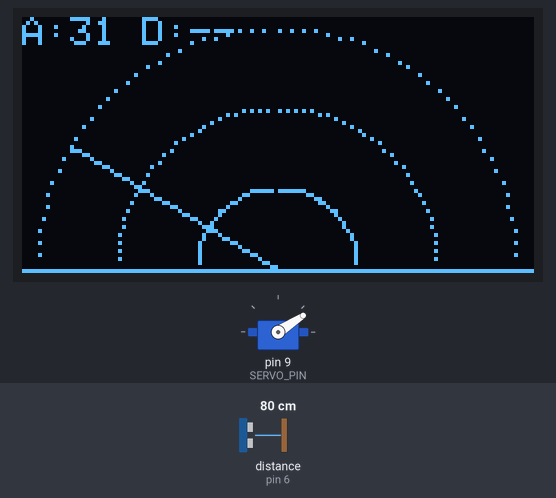
A sketch run on a simulated Arduino Uno, built with avr-gcc and run on an emulated ATmega328P. Parts: servo, 128×64 one-colour display. Wiring (inferred from the names in the program): ultrasonic range finder: trigger pin 7; echo pin 6. The test bench sets the inputs (shaded band); at power-on: distance to the obstacle (sensor on pin 6) 80 cm. The echo pulse lasts 58.3 µs per cm.

Above: at 1.2 s.
1.3 s: distance to the obstacle (sensor on pin 6) set to 2 cm
At 1.45 s:
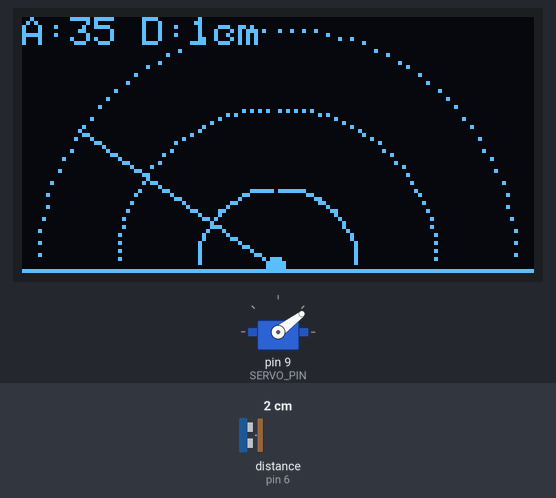
3.2 s: distance to the obstacle (sensor on pin 6) set to 60 cm
At 3.45 s:
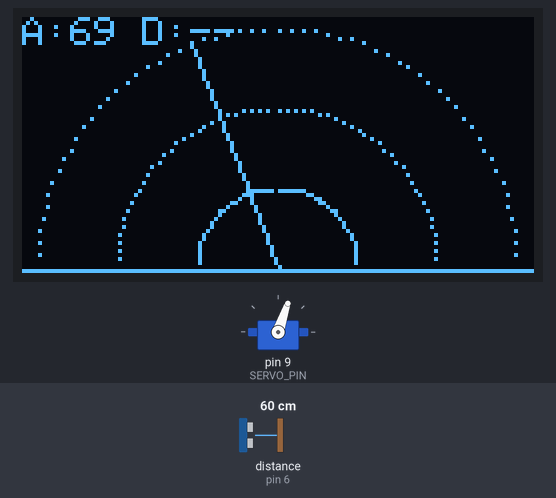
5.2 s: distance to the obstacle (sensor on pin 6) set to 4 cm
At 5.5 s:
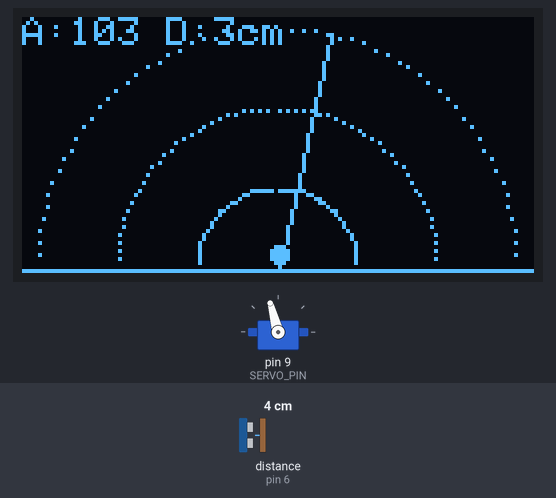
7.0 s: distance to the obstacle (sensor on pin 6) set to 120 cm
At 7.17 s:
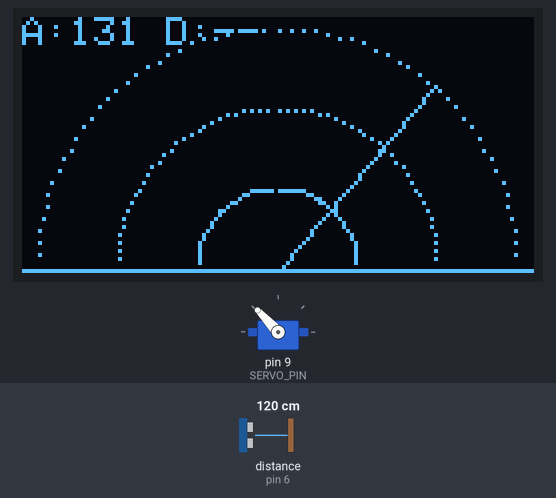
8.9 s: distance to the obstacle (sensor on pin 6) set to 9 cm
At 9.15 s:
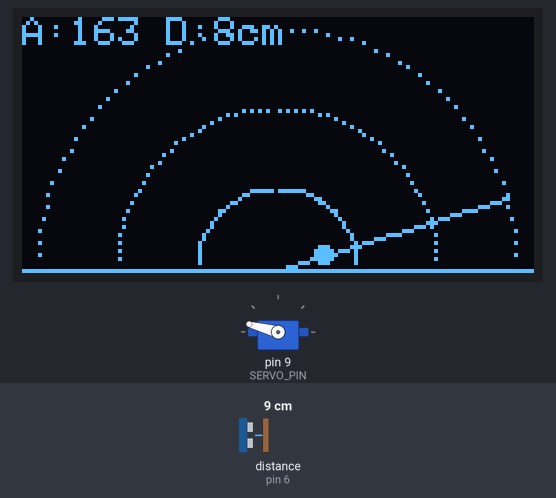
Timing chart, 0 to 14.9 s (numbered marks = the images above; inputs shaded):
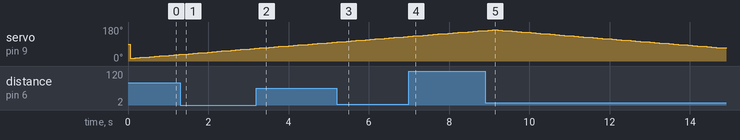

The sketch:

sketch.ino
```cpp
#include <Servo.h>
#include <Wire.h>
#include <Adafruit_GFX.h>
#include <Adafruit_SSD1306.h>

#define SCREEN_WIDTH 128
#define SCREEN_HEIGHT 64
#define OLED_RESET -1
Adafruit_SSD1306 display(SCREEN_WIDTH, SCREEN_HEIGHT, &Wire, OLED_RESET);

#define TRIG_PIN 7
#define ECHO_PIN 6
#define SERVO_PIN 9

Servo radarServo;

const int centerX = 64;
const int centerY = 63;     // baseline sits at the bottom row
const int maxRadius = 60;
const int maxDistanceCM = 40; // furthest distance we plot on the radar

int angle = 15;
int direction = 1;

long readDistanceCM() {
  digitalWrite(TRIG_PIN, LOW);
  delayMicroseconds(2);
  digitalWrite(TRIG_PIN, HIGH);
  delayMicroseconds(10);
  digitalWrite(TRIG_PIN, LOW);

  long duration = pulseIn(ECHO_PIN, HIGH, 30000); // 30ms timeout
  if (duration == 0) return maxDistanceCM + 10;   // nothing in range

  long distance = duration * 0.0343 / 2; // cm
  return distance;
}

void drawRadarBackground() {
  display.clearDisplay();

  // range rings (half circles)
  for (int r = 20; r <= maxRadius; r += 20) {
    for (int a = 0; a <= 180; a += 3) {
      float rad = a * PI / 180.0;
      int x = centerX - r * cos(rad);
      int y = centerY - r * sin(rad);
      if (x >= 0 && x < SCREEN_WIDTH && y >= 0 && y < SCREEN_HEIGHT) {
        display.drawPixel(x, y, SSD1306_WHITE);
      }
    }
  }

  // baseline
  display.drawLine(0, centerY, SCREEN_WIDTH - 1, centerY, SSD1306_WHITE);
}

void setup() {
  pinMode(TRIG_PIN, OUTPUT);
  pinMode(ECHO_PIN, INPUT);
  radarServo.attach(SERVO_PIN);

  display.begin(SSD1306_SWITCHCAPVCC, 0x3C);
  display.clearDisplay();
  display.display();
}

void loop() {
  radarServo.write(angle);
  delay(30); // give the servo time to move before pinging

  long distance = readDistanceCM();

  drawRadarBackground();

  // sweep line at current angle
  float rad = angle * PI / 180.0;
  int lineX = centerX - maxRadius * cos(rad);
  int lineY = centerY - maxRadius * sin(rad);
  display.drawLine(centerX, centerY, lineX, lineY, SSD1306_WHITE);

  // plot detected object as a dot along the sweep line
  if (distance > 0 && distance <= maxDistanceCM) {
    int objR = map(distance, 0, maxDistanceCM, 0, maxRadius);
    int objX = centerX - objR * cos(rad);
    int objY = centerY - objR * sin(rad);
    display.fillCircle(objX, objY, 2, SSD1306_WHITE);
  }

  // text readout
  display.setTextSize(1);
  display.setTextColor(SSD1306_WHITE);
  display.setCursor(0, 0);
  display.print("A:");
  display.print(angle);
  display.print(" D:");
  if (distance <= maxDistanceCM) {
    display.print(distance);
    display.print("cm");
  } else {
    display.print("--");
  }

  display.display();

  // advance sweep
  angle += direction * 2;
  if (angle >= 165) { angle = 165; direction = -1; }
  if (angle <= 15)  { angle = 15;  direction = 1; }
}
```

Measured:
- after the input at 1.3 s, the display: changes after 0.09 s (image 1)
- after the input at 3.2 s, the display: first differs from a run without the input after 0.20 s (image 2)
- after the input at 5.2 s, the display: first differs from a run without the input after 0.13 s (image 3 shows a later state)
- after the input at 7.0 s, the display: changes after 0.11 s (image 4)
- after the input at 8.9 s, the display: first differs from a run without the input after 0.19 s (image 5)
- by itself, servo on pin 9 (SERVO_PIN): rises from 161° to 165° in 0.12 s, then falls to 69° in 5.7 s
